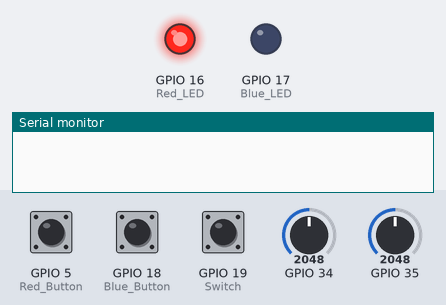
Recording of a sketch running on a simulated ESP32. Parts: output pins drawn as LEDs (lit = HIGH), the last lines printed to the serial monitor. The inputs (shaded band) are chosen by the test bench; at power-on: GPIO 19 (Switch) LOW, GPIO 5 (Red_Button) LOW, GPIO 18 (Blue_Button) LOW, GPIO 34 = 2048, GPIO 35 = 2048.

Above: at 1.2 s.
1.3 s: GPIO 19 (Switch) pulled HIGH for 0.15 s
At 1.4 s:
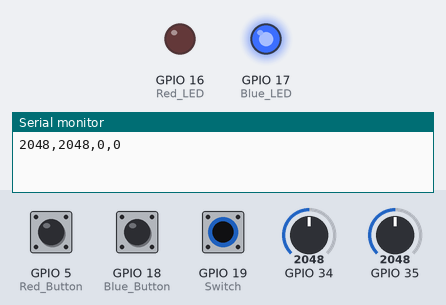
3.0 s: GPIO 19 (Switch) pulled HIGH for 3.2 s
At 6.8 s:
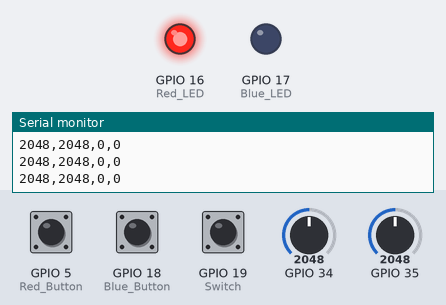
Timing chart, 0 to 8.3 s (numbered marks = the images above; inputs shaded):
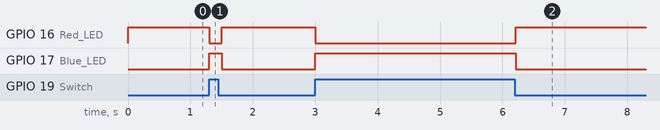

Measured:
- after the input at 1.3 s, GPIO 16 (Red_LED): HIGH → LOW at once, → HIGH 0.20 s later; GPIO 17 (Blue_LED): LOW → HIGH at once, → LOW 0.20 s later
- after the input at 3.0 s, GPIO 16 (Red_LED): HIGH → LOW at once, → HIGH 3.2 s later; GPIO 17 (Blue_LED): LOW → HIGH at once, → LOW 3.2 s later

The sketch:

controller.ino
```cpp
int redButtonState = 0;
int blueButtonState = 0;
int switchState = 0;
int x = 0;
int y = 0;
String vals;

void setup() {
 Serial.begin(115200);
 pinMode(16, OUTPUT); // Red LED
 pinMode(17, OUTPUT); // Blue LED
 pinMode(5, INPUT); // Red Button
 pinMode(18, INPUT); // Blue Button
 pinMode(19, INPUT); // Switch
}

void loop() {
  switchState = digitalRead(19);
  if (switchState == 1) {
    digitalWrite(16, LOW);
    digitalWrite(17, HIGH);

    x = analogRead(34);
    y = analogRead(35);

    redButtonState = digitalRead(5);
    blueButtonState = digitalRead(18);
    String vals = String(x) + ',' + String(y) + ',' + String(redButtonState) + ',' + String(blueButtonState);
    Serial.println(vals);
  } else {
    digitalWrite(16, HIGH);
    digitalWrite(17, LOW);
  }
  delay(100);
}
```
